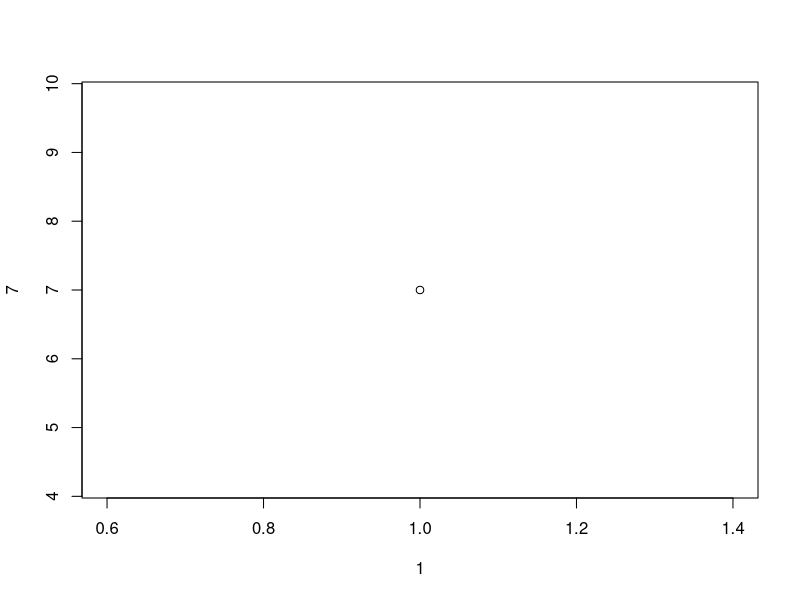
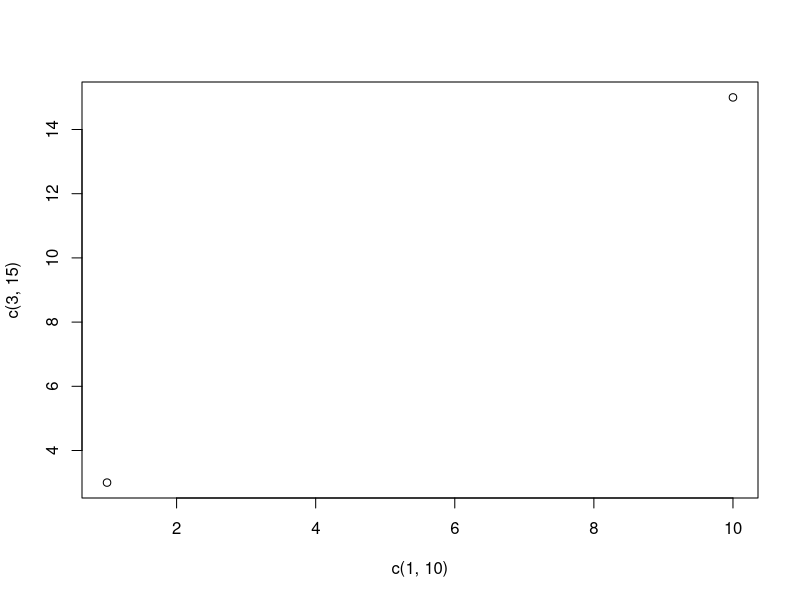
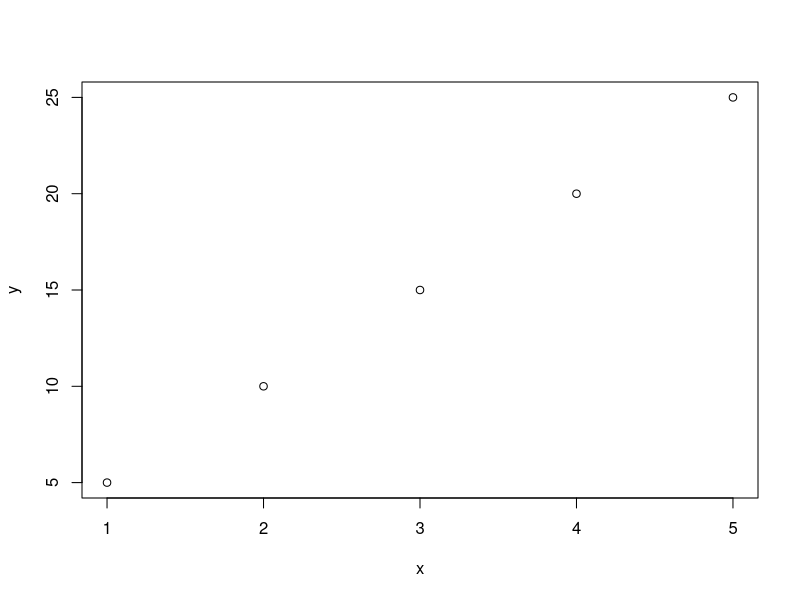
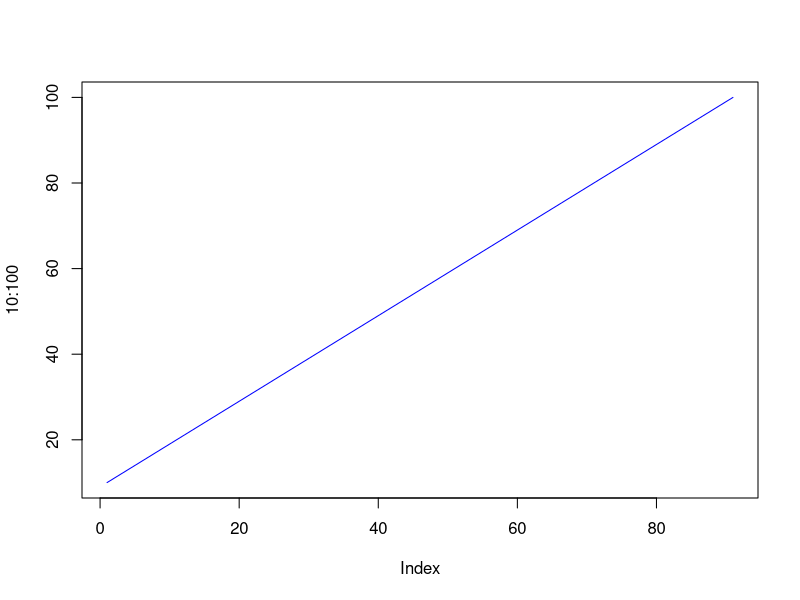
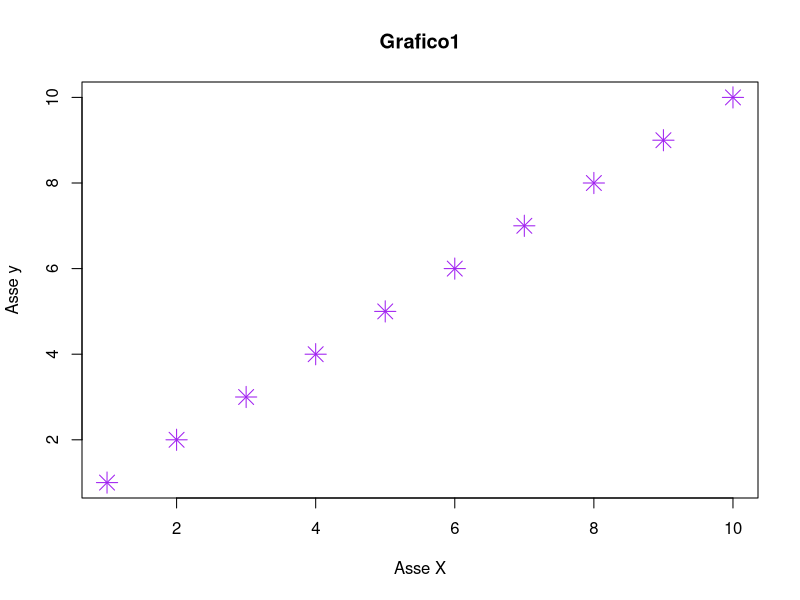
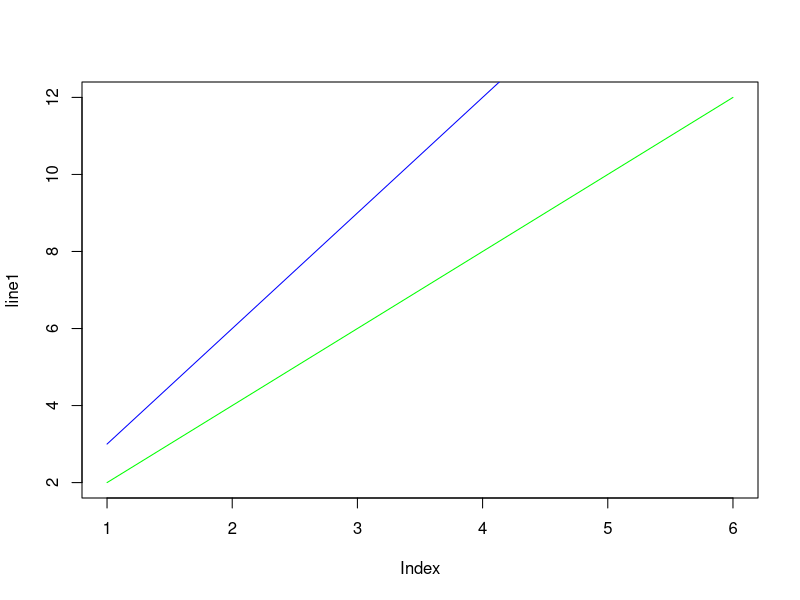
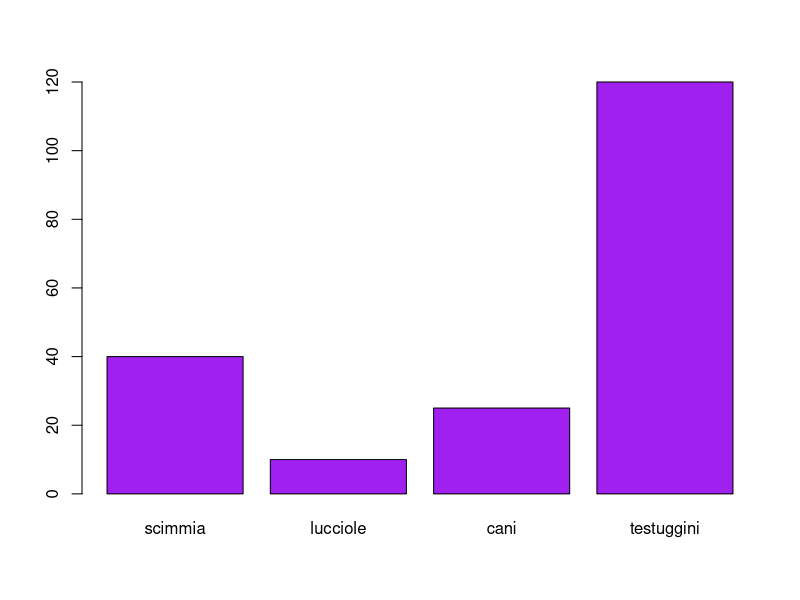
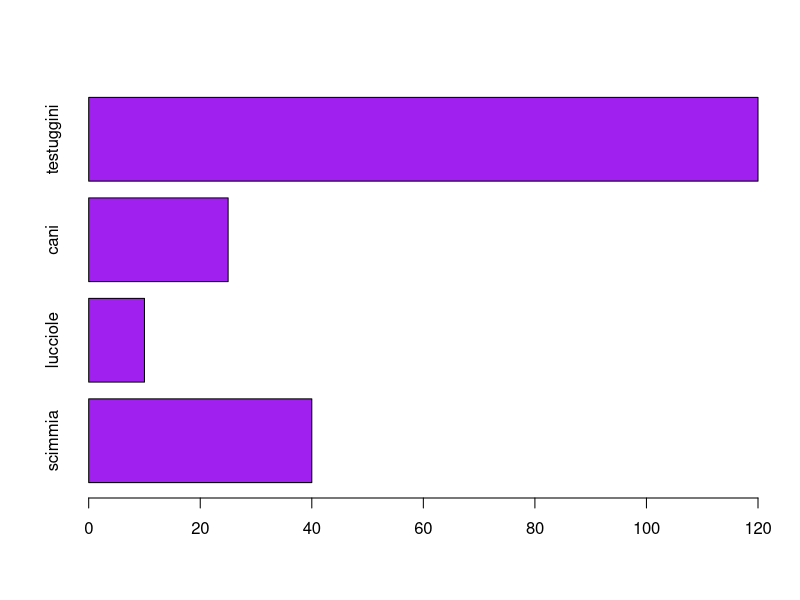

The R source for these figures, in order:
#Comandi base di R 

#Assegna un valore ad una variabile (esempio: a)
a<-1
a

#Modifica un valore già assegnato ad a
a<-4
a

#Crea un vettore di nome italia che contiene elementi numerici
italia<- c(1,2,3,4)
italia


#Estrai un valore dal vettore
italia[3]

#Modifica valore dentro il vettore
italia[3]<-8
italia[3]


#Calcoli con R
7+6
9^2
italia*3
italia*italia

#Comando stampa simil Phyton
print("Europa")
print(italia)

#Funzione concatenate con incolla(paste)
testo<- "è un paese europeo"
paste("L'italia",testo)

#Assena lo stesso valore a diverse variabili
var1<-var2<-var3<-"africa"
var1
var2
var3

#Chiedere ad R se è il tipo di variabile corretto
is.character(testo)
is.numeric(italia)

#Uso del comando class per chiedere che tipo di variabile è
N<-60L
class(N)

#Assegna un valore logico ad N e poi controlla
N<- FALSE
class(N)

#Conversione del tipo di variabile con comando as.
N<-60L
as.numeric(N)

#Escape character per accettare gli errori
Paris="Parigi è \"in mezzo\",alla francia"
Paris

#Logica Vero e falso
9<10
10>100

#Logica con if else
a<-10
b<-90

if(b>a) {
  print("l'africa è più grande dell'europa")
} else {
  print("l'europa è più grande dell'africa")
}

#LOOP con while: stampa una serie crescente, che non supera il 6
i<-1
while(i<6){
  print(i)
  i<-i+1
}

#Loop con comando for
tentativo<-c(1,2,3,4,5,6)
for(x in tentativo) {
  print(x)
}

#comando break per interrompere un loop con for 
for(x in tentativo) {
  if(x==4) { break}
  print(x)
}

#Creare una funzione
funzione1<-function(){
  print("come va")
  }
funzione1()

#Funzione più elaborata con paste
funzione2<-function(nome){
  paste(nome,"bianchi")
  }
funzione2("marco")
funzione2("giovanni")
funzione2("silvio")


#funzione con argomento x 
funzione3<-function(n){
  return(5*n)
  }
funzione3(2)
funzione3(5)
funzione3(20)


#Assegna valore globale 

message("un valore creato all'interno di una funzione può essere
esteso a tutto l'ambiente con il comando < < - ")

#CONCLUSIONE DEL TUTORIAL


#INIZIO STRUTTURA DEI DATI 

#creazione vettore di nome vettore1 con numeri da 1 a 9
vettore1<- c(1:9)
vettore1

#Controlla quanti caratteri ha vettore1
length(vettore1)

#Metti in ordine i caratteri di un nuovo vettore chiamato vettore2
vettore2<-c(1,4,6,0,5,19,12)
sort(vettore2)
vettore2

#Estrai il primo e il settimo elemento di : vettore1
vettore1[c(1,7)]

#Vettore con la funzione seq , creiamo vettore3
message("sequenza da 30 fino a 150, facendo salti di 15")

vettore3<-seq(from=30, to=150,by=15)
vettore3

#Crea una lista di nome lista1
lista1<-list("cane","gatto","topo","cavallo")
lista1

#Controlla se un elemento esiste nella lista1
"topo" %in% lista1
"maiale" %in% lista1

#Aggiungere un elemento alla lista 
append(lista1,"leone")

#Estrai dal primo al terzo elemento da lista1
lista1[c(1:3)]


#Costruisci matrice con il comando matrix riempita per righe
matrice<- matrix(data=vettore1,nrow=3,ncol=3,byrow=T)
matrice

#estrai dati dalla matrice
matrice[,3]       #tutta la terza colonna
matrice[1,3]      #l'elemento che sta sulla prima riga e terza colonna
matrice[3,]       #tutta la terza riga
matrice[c(1,2),]  #le prime due righe

#Crea nuova matrice con cbind e aggiungi colonna
nuovamatrice<-cbind(matrice,c(11,12,13))
nuovamatrice

#Aggiungi riga invece che colonna con rbind
nuovamatrice2<-rbind(matrice,c(11,12,13))
nuovamatrice2

#Rimuovi colonne o righe dalla matrice
nuovamatrice2[-c(2),-c(4)]

#Conoscere il numero di righe e colonne
dim(nuovamatrice2)

#Mettere insieme due matrici
Doppiamatrice<- rbind(matrice,nuovamatrice2)
Doppiamatrice

#Creazione array
array1<- c(1:24)
array1

#l'array ha più di una dimensione, vediamo come
modarray<- array(array1,dim=c(4,3,2))
modarray

#Estrai elemento dal nuovo array
modarray[1,3,2]

#Controlla se il valore esiste nel array
2 %in% modarray

#ammontare di righe e colonne
dim(modarray)

#Loop in modarray
for(x in modarray){
  print(x)
}

#Costruisco un dataframe
dataframe1<- data.frame(allenamento=c("forza","resistenza","corsa"),
                        battito=c(100,120,150), velocità=c(10,20,30))
dataframe1

#sommario del dataframe
summary(dataframe1)

#estrai elementi dal dataframe
dataframe1$allenamento
dataframe1[[2]]

#aggiungi una riga con rbind
dataframe2<- rbind(dataframe1,c("Technique", 7/10, 9/10))
dataframe2

#aggiungi colonna con cbind
dataframe3<-cbind(dataframe1, disciplina=c(3/10,6/10,8/10))
dataframe3

#numero di righe e colonne di un dataframe
dim(dataframe1)

#crea un factor
generi.musicali<-factor(c("rock","rap","jazz","hip hop"))
print(generi.musicali)

#levels per avere solo gli elementi dentro
levels(generi.musicali)

#Cambia elemento interno di un factor
generi.musicali[4]<-"opera"
#da errore poichè va aggiunto l'elemento su factor sotto forma di levels

#PARTE GRAFICA, PLOT!
#creazione grafico individuando un punto
plot(1,7)

#grafico con due punti
plot(c(1,10),c(3,15))

#altro plot
x<-c(1,2,3,4,5)
y<-c(5,10,15,20,25)
plot(x,y)

#disegnare una retta
plot(10:100, type="l",col="blue")

#modifica il grafico
plot(1:10, main="Grafico1", xlab="Asse X", ylab="Asse y"
     ,col="purple",cex=2,pch=8)

#Disegnare due rette nello stesso grafico
line1<-c(2,4,6,8,10,12)
line2<-c(3,6,9,12,15,18)
plot(line1,type="l",col="green")
lines(line2,type="l",col="blue")


#Grafici a barre
animali<-c("scimmia","lucciole","cani","testuggini")
vita.media <- c(40,10,25,120)
barplot(vita.media,names.arg=animali,col="purple")

#Barplot orizzontali
barplot(vita.media,names.arg=animali,col="purple",horiz=TRUE)

#R STATISTIC
#carichiamo un elenco di dati già presente
mtcars

#informazioni sul dataset
?mtcars

#sommario dataset
cars<-mtcars
summary(cars)

#restituisci nomi righe della prima colonna
rownames(cars)

#restituisci i valori di questa variabile
cars$cyl

#massimi e minimi di una variabile di un dataset
max(cars$hp)
min(cars$hp)

#Capire a quale osservazione appartiene il valore massimo o minimo 
which.max(cars$hp)
which.min(cars$hp)

#Estrarre il nome dell'osservazione 
rownames(cars)[which.max(cars$hp)]
rownames(cars)[which.min(cars$hp)]

#media moda mediana
carsW <-cars$wt[1:32]
sort(carsW)
carsW

#Calcoliamo ora media mediana moda*
mean(carsW)
median(carsW)
names(sort(-table(cars$wt)))[1]

#Calcoliamo un percentile di 75%
quantile(carsW,c(0.75))

#Calcoliamo un quartile
quantile(carsW)

